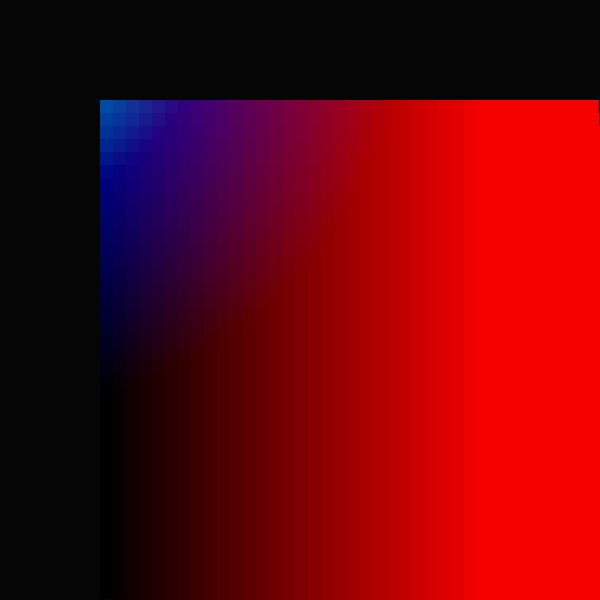
Frame 1 (no input)
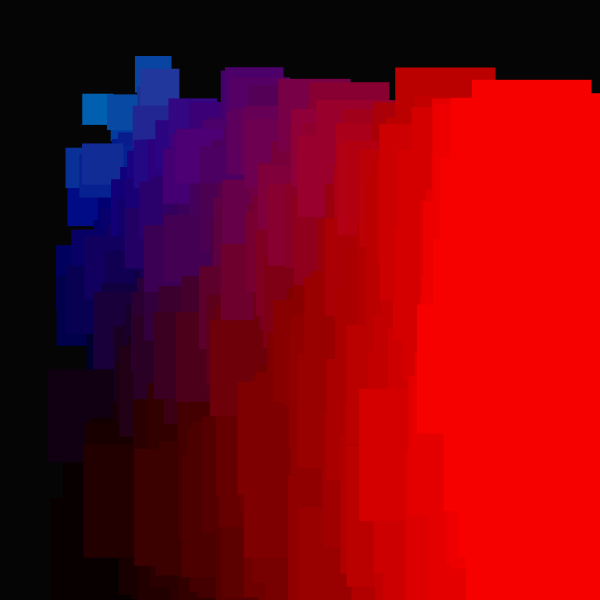
Frame 60 (the mouse pressed at the canvas centre just before this capture)
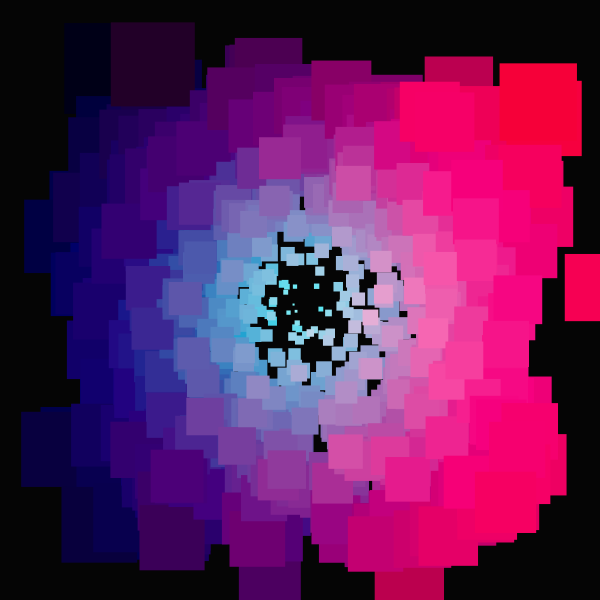
Frame 120 (the mouse held since frame 60 and released just before this capture)

The Processing sketch that drew these frames (run headless with seeded random() and noise(); from frame 60 on, the mouse is pressed at the canvas centre):

// Processing sketch: array_2d_5
// ── array_2d_5.pde
int COLS_NUM = 30;
int ROWS_NUM = 30;

float[][] posx = new float[COLS_NUM][ROWS_NUM];
float[][] posy = new float[COLS_NUM][ROWS_NUM];

void setup() {
  size(600, 600);

  float xStepAmount = (width - 200)/(posx.length - 1);
  float yStepAmount = (height - 200)/(posx[0].length - 1);

  for (int i = 0; i < posx.length; i++) {
    for (int j = 0; j < posx[0].length; j++) {
      posx[i][j] = 100 + i * xStepAmount;
      posy[i][j] = 100 + j * yStepAmount;
      println(posx[0].length);
    }
    
  }

  //noCursor();
  noStroke();
}

void draw() {
  background(5);

  for (int i = 0; i < posx.length; i++) {
    for (int j = 0; j < posx[0].length; j++) {
      float r = map(i,0,posx.length,0,255);
      float g = map(dist(mouseX,mouseY,posx[i][j],posy[i][j]),0,200,255,0);
      float b = map(dist(mouseX,mouseY,posx[i][j],posy[i][j]),0,400,255,0);
      fill(r,g,b);
      float s = map(dist(mouseX,mouseY,posx[i][j],posy[i][j]),200,0,50,0);
      rect(posx[i][j], posy[i][j], s, s);
      posx[i][j] += random(-5,5);
      posy[i][j] += random(-5,5);
    }
  }
}
